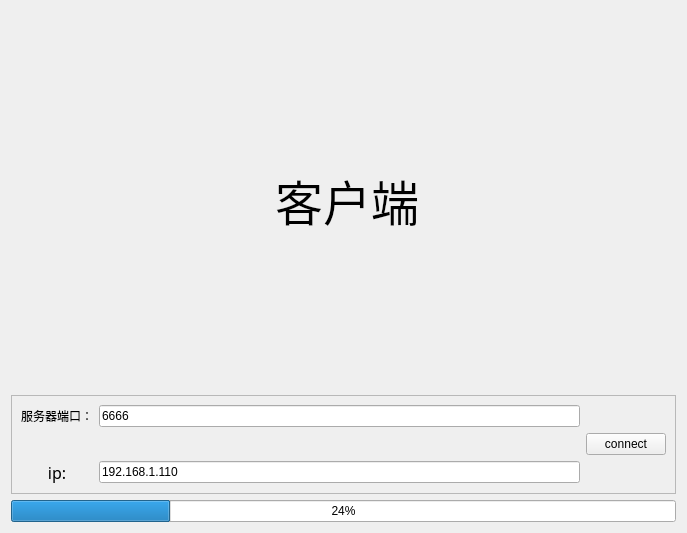
<?xml version="1.0" encoding="UTF-8"?>
<ui version="4.0">
 <class>clianwidget</class>
 <widget class="QWidget" name="clianwidget">
  <property name="geometry">
   <rect>
    <x>0</x>
    <y>0</y>
    <width>687</width>
    <height>533</height>
   </rect>
  </property>
  <property name="windowTitle">
   <string>Form</string>
  </property>
  <layout class="QGridLayout" name="gridLayout_2">
   <item row="0" column="1">
    <spacer name="verticalSpacer">
     <property name="orientation">
      <enum>Qt::Vertical</enum>
     </property>
     <property name="sizeHint" stdset="0">
      <size>
       <width>20</width>
       <height>158</height>
      </size>
     </property>
    </spacer>
   </item>
   <item row="1" column="0">
    <spacer name="horizontalSpacer">
     <property name="orientation">
      <enum>Qt::Horizontal</enum>
     </property>
     <property name="sizeHint" stdset="0">
      <size>
       <width>258</width>
       <height>20</height>
      </size>
     </property>
    </spacer>
   </item>
   <item row="1" column="1">
    <widget class="QLabel" name="label_3">
     <property name="font">
      <font>
       <family>Agency FB</family>
       <pointsize>36</pointsize>
      </font>
     </property>
     <property name="text">
      <string>客户端</string>
     </property>
     <property name="alignment">
      <set>Qt::AlignCenter</set>
     </property>
    </widget>
   </item>
   <item row="1" column="2">
    <spacer name="horizontalSpacer_2">
     <property name="orientation">
      <enum>Qt::Horizontal</enum>
     </property>
     <property name="sizeHint" stdset="0">
      <size>
       <width>249</width>
       <height>20</height>
      </size>
     </property>
    </spacer>
   </item>
   <item row="2" column="1">
    <spacer name="verticalSpacer_2">
     <property name="orientation">
      <enum>Qt::Vertical</enum>
     </property>
     <property name="sizeHint" stdset="0">
      <size>
       <width>20</width>
       <height>157</height>
      </size>
     </property>
    </spacer>
   </item>
   <item row="3" column="0" colspan="3">
    <widget class="QFrame" name="frame">
     <property name="frameShape">
      <enum>QFrame::StyledPanel</enum>
     </property>
     <property name="frameShadow">
      <enum>QFrame::Raised</enum>
     </property>
     <layout class="QGridLayout" name="gridLayout">
      <item row="0" column="0">
       <widget class="QLabel" name="label">
        <property name="text">
         <string>服务器端口：</string>
        </property>
        <property name="alignment">
         <set>Qt::AlignCenter</set>
        </property>
       </widget>
      </item>
      <item row="0" column="1">
       <widget class="QLineEdit" name="lineEditPort">
        <property name="text">
         <string>6666</string>
        </property>
       </widget>
      </item>
      <item row="1" column="2">
       <widget class="QPushButton" name="btnConnect">
        <property name="text">
         <string>connect</string>
        </property>
       </widget>
      </item>
      <item row="2" column="0">
       <widget class="QLabel" name="label_2">
        <property name="font">
         <font>
          <family>Agency FB</family>
          <pointsize>12</pointsize>
         </font>
        </property>
        <property name="text">
         <string>ip:</string>
        </property>
        <property name="textFormat">
         <enum>Qt::PlainText</enum>
        </property>
        <property name="alignment">
         <set>Qt::AlignCenter</set>
        </property>
       </widget>
      </item>
      <item row="2" column="1">
       <widget class="QLineEdit" name="lineEditIp">
        <property name="text">
         <string>192.168.1.110</string>
        </property>
       </widget>
      </item>
     </layout>
    </widget>
   </item>
   <item row="4" column="0" colspan="3">
    <widget class="QProgressBar" name="progressBar">
     <property name="value">
      <number>24</number>
     </property>
    </widget>
   </item>
  </layout>
 </widget>
 <resources/>
 <connections/>
</ui>
